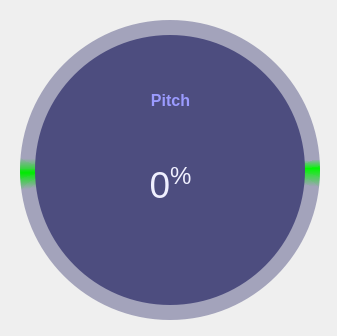
<?xml version="1.0" encoding="UTF-8"?>
<ui version="4.0">
 <class>Color_Gauge</class>
 <widget class="QMainWindow" name="Color_Gauge">
  <property name="geometry">
   <rect>
    <x>0</x>
    <y>0</y>
    <width>337</width>
    <height>336</height>
   </rect>
  </property>
  <property name="windowTitle">
   <string>MainWindow</string>
  </property>
  <widget class="QWidget" name="centralwidget">
   <widget class="QFrame" name="circleProgressBAR_Base">
    <property name="geometry">
     <rect>
      <x>10</x>
      <y>10</y>
      <width>320</width>
      <height>320</height>
     </rect>
    </property>
    <property name="frameShape">
     <enum>QFrame::NoFrame</enum>
    </property>
    <property name="frameShadow">
     <enum>QFrame::Raised</enum>
    </property>
    <widget class="QFrame" name="circle_Progess">
     <property name="geometry">
      <rect>
       <x>10</x>
       <y>10</y>
       <width>300</width>
       <height>300</height>
      </rect>
     </property>
     <property name="styleSheet">
      <string notr="true">QFrame{
border-radius: 150px;
	background-color: qconicalgradient(cx:0.5, cy:0.5, angle:4, stop:0.475 rgba(255, 255, 255, 0), stop:0.492 rgba(0, 235, 0, 255), stop:0.51 rgba(255, 255, 255, 0), stop:0.97 rgba(249, 249, 249, 0), stop:0.99 rgba(0, 246, 0, 255), stop:1 rgba(236, 236, 236, 0));
}</string>
     </property>
     <property name="frameShape">
      <enum>QFrame::StyledPanel</enum>
     </property>
     <property name="frameShadow">
      <enum>QFrame::Raised</enum>
     </property>
    </widget>
    <widget class="QFrame" name="circle_background">
     <property name="geometry">
      <rect>
       <x>10</x>
       <y>10</y>
       <width>300</width>
       <height>300</height>
      </rect>
     </property>
     <property name="styleSheet">
      <string notr="true">QFrame{
	border-radius: 150px;
	background-color: rgba(77, 77, 127,120);
}</string>
     </property>
     <property name="frameShape">
      <enum>QFrame::StyledPanel</enum>
     </property>
     <property name="frameShadow">
      <enum>QFrame::Raised</enum>
     </property>
    </widget>
    <widget class="QFrame" name="container">
     <property name="geometry">
      <rect>
       <x>25</x>
       <y>25</y>
       <width>270</width>
       <height>270</height>
      </rect>
     </property>
     <property name="styleSheet">
      <string notr="true">QFrame{
	border-radius: 135px;
	background-color: rgb(77, 77, 127);
}</string>
     </property>
     <property name="frameShape">
      <enum>QFrame::StyledPanel</enum>
     </property>
     <property name="frameShadow">
      <enum>QFrame::Raised</enum>
     </property>
     <widget class="QLabel" name="label_title">
      <property name="geometry">
       <rect>
        <x>-20</x>
        <y>0</y>
        <width>311</width>
        <height>131</height>
       </rect>
      </property>
      <property name="font">
       <font>
        <family>Segoe UI</family>
        <pointsize>12</pointsize>
        <weight>50</weight>
        <bold>false</bold>
       </font>
      </property>
      <property name="styleSheet">
       <string notr="true">color: rgb(255, 255, 255); background-color: none;</string>
      </property>
      <property name="text">
       <string>&lt;html&gt;&lt;head/&gt;&lt;body&gt;&lt;p&gt;&lt;span style=&quot; font-weight:600; color:#9b9bff;&quot;&gt;Pitch&lt;/span&gt;&lt;/p&gt;&lt;/body&gt;&lt;/html&gt;</string>
      </property>
      <property name="alignment">
       <set>Qt::AlignCenter</set>
      </property>
     </widget>
     <widget class="QLabel" name="label_precentage">
      <property name="geometry">
       <rect>
        <x>-50</x>
        <y>60</y>
        <width>371</width>
        <height>181</height>
       </rect>
      </property>
      <property name="font">
       <font>
        <family>Nirmala UI</family>
        <pointsize>28</pointsize>
        <weight>75</weight>
        <bold>true</bold>
       </font>
      </property>
      <property name="styleSheet">
       <string notr="true">color: rgb(255, 255, 255); background-color: none;</string>
      </property>
      <property name="text">
       <string>&lt;html&gt;&lt;head/&gt;&lt;body&gt;&lt;p align=&quot;center&quot;&gt;&lt;span style=&quot; font-weight:400; color:#f0f0ff;&quot;&gt;0&lt;/span&gt;&lt;span style=&quot; font-weight:400; color:#f0f0ff; vertical-align:super;&quot;&gt;%&lt;/span&gt;&lt;/p&gt;&lt;/body&gt;&lt;/html&gt;</string>
      </property>
      <property name="alignment">
       <set>Qt::AlignCenter</set>
      </property>
     </widget>
    </widget>
    <zorder>circle_background</zorder>
    <zorder>circle_Progess</zorder>
    <zorder>container</zorder>
   </widget>
  </widget>
 </widget>
 <resources/>
 <connections/>
</ui>
